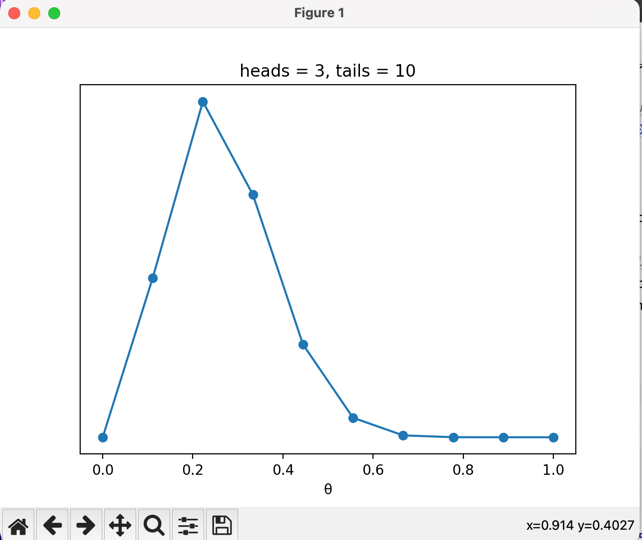

Recreate this plot in Python.
import numpy as np
from scipy import stats
import matplotlib.pyplot as plt


# a. Implementarea metodei grid pentru modelul aruncării monedei
def posterior_grid(grid_points=50, heads=6, tails=9):
    """
    Implementeaza metoda grid pentru problema aruncării monedei.
    Aceasta calculează distribuția a posteriori pentru probabilitatea θ a obținerii unei fețe.

    :param grid_points: Numarul de puncte din grid.
    :param heads: Numarul de 'fețe' observate.
    :param tails: Numarul de 'pile' observate.
    :return: O pereche de array-uri reprezentand grid-ul de valori θ și distribuția a posteriori asociata.
    """
    grid = np.linspace(0, 1, grid_points)  # Crearea unui grid de valori pentru θ între 0 și 1
    prior = np.repeat(5, grid_points)  # Selecția unui prior uniform
    likelihood = stats.binom.pmf(heads, heads + tails, grid)  # Calcularea verosimilității pentru fiecare punct din grid
    posterior = likelihood * prior  # Calcularea posteriorului prin inmulțirea verosimilității cu priorul
    posterior /= posterior.sum()  # Normalizarea posteriorului
    return grid, posterior


# Presupunem ca am aruncat de 13 ori o moneda si am observat trei steme
data = np.repeat([0, 1], (10, 3))  # Reprezentarea datelor experimentale
points = 10  # Numarul de puncte din grid
h = data.sum()  # Calcularea numarului de 'fete'
t = len(data) - h  # Calcularea numarului de 'pile'
grid, posterior = posterior_grid(points, h, t)  # Obținerea distribuției a posteriori

# b. Afișarea graficului pentru distribuția a posteriori
plt.plot(grid, posterior, 'o-')  # Plotarea distribuției a posteriori
plt.title(f'heads = {h}, tails = {t}')  # Adaugarea unui titlu la grafic
plt.yticks([])  # Eliminarea etichetelor pe axa y
plt.xlabel('θ')  # Adaugarea unei etichete pe axa x
plt.show()  # Afișarea graficului
